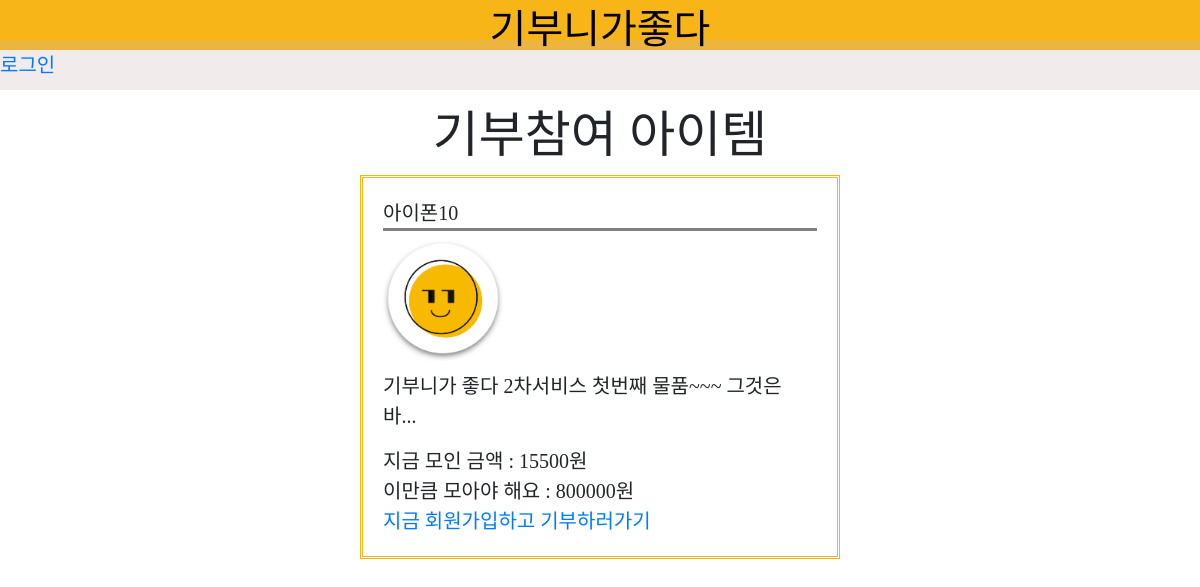
The app's page /, older data.
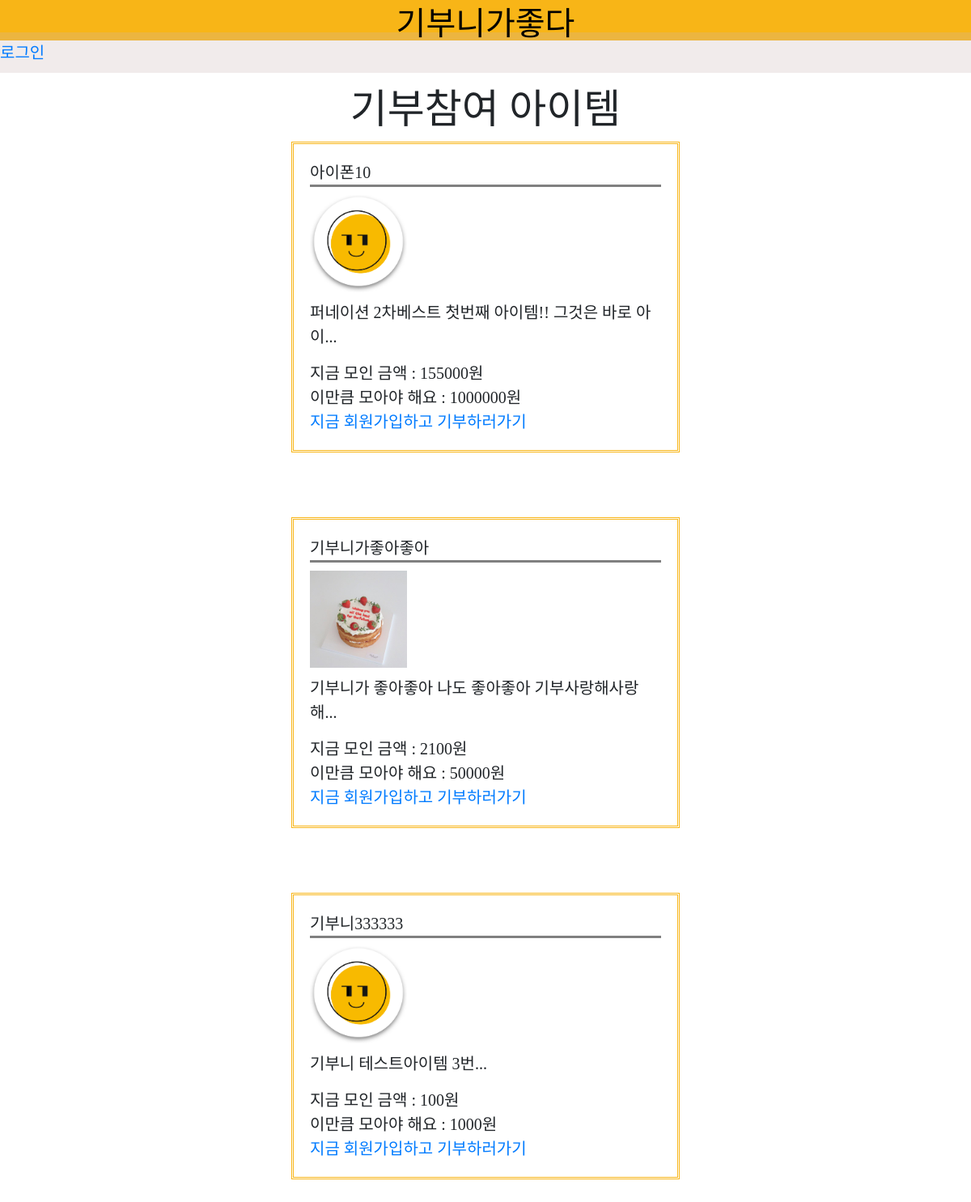
The same page, newer data.
### main/models.py (models this page shows, shortened)
class Product(models.Model):
    product_name = models.CharField(max_length=100)
    product_target_money = models.PositiveIntegerField()
    product_crowd_money = models.PositiveIntegerField()
    product_description = models.TextField()
    product_img = models.ImageField(null=True, upload_to = "img_folder/")
    def summary(self):
        return self.product_description[:30] + "..."

### main/views.py (the view)
# urls.py: path('', main.views.index, name="index"),
def index(request):
    product = Product.objects
    return render(request, 'index.html', {'product':product})

### main/templates/index.html (shortened to what this page needs)
<!DOCTYPE html>
<html lang="kr">
<head>
    {% load static %}
    <link rel="stylesheet" href="{% static 'index2.css' %}">
    <link rel="stylesheet" href="https://cdn.jsdelivr.net/npm/bootstrap@4.5.3/dist/css/bootstrap.min.css">
</head>
<body>
    <div id="body_wrapper">
            <div id="top_bar">
                <a href="{% url 'index' %}">기부니가좋다</a>
            </div>
            <div id="navigation">
                <div id="login_bar">
                    {% if user.is_active %}
                    {{user.username}}님 안녕하세요.
                    <a href="{% url 'logout' %}">로그아웃</a>
                    {% else %}
                    <a href="{% url 'login' %}">로그인</a>
                    {% endif %}
                </div>
            </div>
            <div id="funation_introduce">
               <h1>기부참여 아이템</h1>
            </div>
        <div id="funation_wrapper">
            {% for i in product.all%}
            <div class="product_wrapper">
                <div class="product_name">{{i.product_name}}</div>
                <div class="product_img" ><img src= "{{i.product_img.url}}"></div>
                <div class="product_description">{{i.summary}}</div>
                <div class="product_crowd_money">지금 모인 금액 : {{i.product_crowd_money}}원</div>
                <div class="product_target_money">이만큼 모아야 해요 : {{i.product_target_money}}원</div>
                <div class="product_detail">
                {% if user.is_active%}
                <a href="{% url 'detail' i.id %}">기부하러가기</a>
                {% else %}
                <a href="{% url 'login' %}">지금 회원가입하고 기부하러가기</a>
                {% endif %}
                </div>
            </div>
            {% endfor %}
        </div>
    </div>
</body>
</html>

### static/index2.css (style rules this page uses)
* { font-size:20px; font-family:'GmarketSansMedium'; }
#top_bar { background-color:#F8B517; text-align: center; width:100%; height: 50px; }
#top_bar a { text-decoration: none; font-size:2rem; color:black; }
#navigation { width:100%; height:50px; background-color: rgba(201, 177, 177, 0.261); margin-top:-10px; }
#login_bar { padding-top:10px; margin-right:100px; }
#funation_introduce { padding-top:15px; text-align: center; }
.product_wrapper { border: #F8B517; border-style: double; margin-left:30%; width:40%; margin-bottom: 10vh; padding : 20px; }
.product_img img { margin-top:10px; width:120px; height:120px; }
.product_crowd_money { padding-top:15px; }
.product_name { border-bottom: solid grey; }
.product_description { padding-top:10px; }

Row changes from the older to the newer data that the page shows:
changed Product "아이폰10": summary "기부니가 좋다 2차서비스 첫번째 물품~~~ 그것은 바..." → "퍼네이션 2차베스트 첫번째 아이템!! 그것은 바로 아이..."; product_crowd_money "15500" → "155000"; product_target_money "800000" → "1000000"
added Product: product_name "기부니가좋아좋아", product_img (picture), summary "기부니가 좋아좋아 나도 좋아좋아 기부사랑해사랑해...", product_crowd_money "2100", product_target_money "50000"
added Product: product_name "기부니333333", product_img (picture), summary "기부니 테스트아이템 3번...", product_crowd_money "100", product_target_money "1000"
